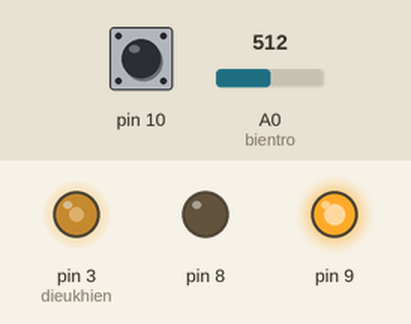
This sketch was run on a simulated Arduino Uno, built with avr-gcc and run on an emulated ATmega328P. Shown: output pins drawn as LEDs (lit = HIGH). Inputs (shaded band) come from the test bench; at power-on: A0 (bientro) = 512, pin 10 HIGH.

Above: at 1.2 s.
1.3 s: A0 (bientro) set to 716
At 2.6 s:
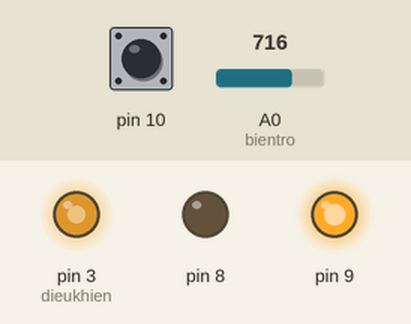
2.9 s: pin 10 pulled LOW for 0.25 s
At 3.1 s:
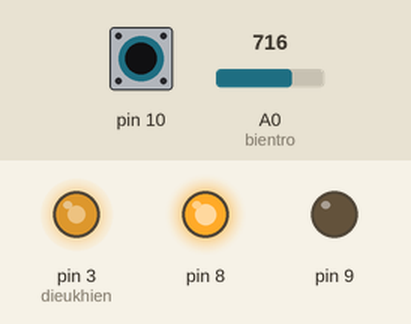
4.7 s: A0 (bientro) set to 900
At 5.4 s:
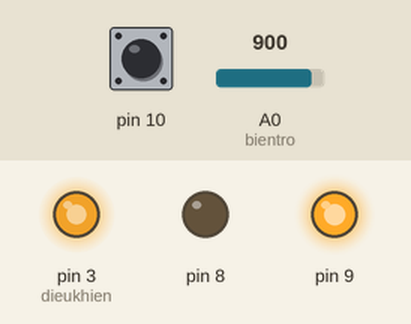
6.3 s: pin 10 pulled LOW for 1 s
At 7.2 s:
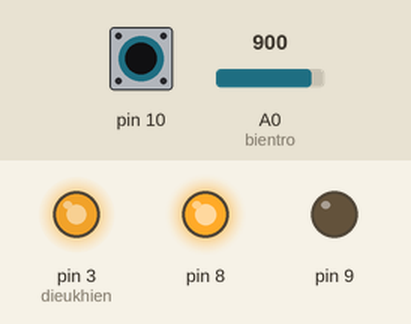
8.9 s: A0 (bientro) set to 122
At 9.9 s:
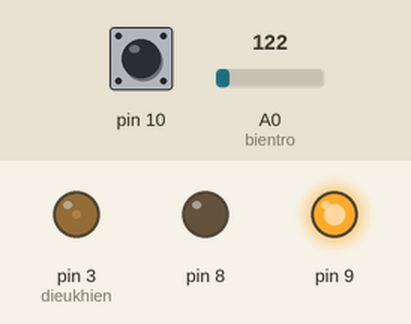
10.5 s: pin 10 pulled LOW for 0.25 s
At 10.71 s:
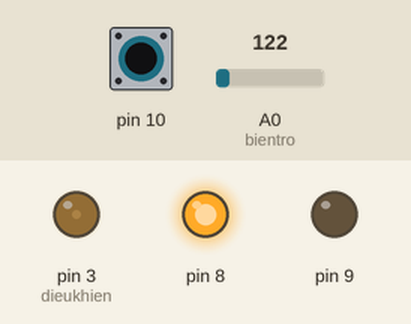
Timing chart, 0 to 13.3 s (numbered marks = the images above; inputs shaded):
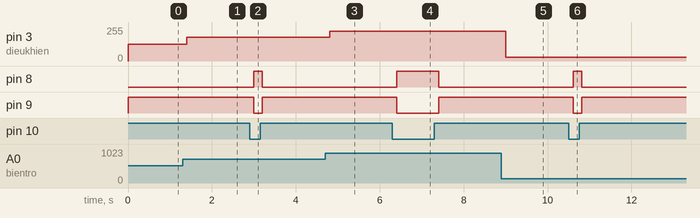

Measured:
- after the input at 1.3 s, pin 3 (dieukhien): 127/255 → 178/255 after 0.10 s
- after the input at 2.9 s, pin 8: LOW → HIGH after 0.10 s, → LOW 0.20 s later; pin 9: HIGH → LOW after 0.10 s, → HIGH 0.20 s later
- after the input at 4.7 s, pin 3 (dieukhien): 178/255 → 224/255 after 0.10 s
- after the input at 6.3 s, pin 8: LOW → HIGH after 0.11 s, → LOW 1.0 s later; pin 9: HIGH → LOW after 0.11 s, → HIGH 1.0 s later
- after the input at 8.9 s, pin 3 (dieukhien): 224/255 → 30/255 after 0.11 s
- after the input at 10.5 s, pin 8: LOW → HIGH after 0.11 s, → LOW 0.20 s later; pin 9: HIGH → LOW after 0.11 s, → HIGH 0.20 s later

The sketch:

SN754410.ino
```cpp
/****************************************/
/* PROJECT: Dung arduino dieu khien motor dieu chinh toc do bang bien tro */
/* Author: Ngo Huynh Ngoc Phu (machtudong@gmail.com) */
/****************************************/

int bientro = A0;
int dieukhien = 3;

int tocdo = 1;
int giatribientro = 0;

void setup(){
  pinMode(dieukhien, OUTPUT);
  pinMode(bientro, INPUT);
  pinMode(10, INPUT_PULLUP);

  pinMode(8, OUTPUT);
  pinMode(9, OUTPUT);

}

void loop(){
  if (digitalRead(10) == 0) {
    digitalWrite(8, HIGH);
    digitalWrite(9, LOW);
  }
  else {
    digitalWrite(9, HIGH);
    digitalWrite(8, LOW);
  }
  giatribientro = analogRead(bientro);
  tocdo = map(giatribientro, 0, 1023, 0, 255);
  analogWrite(dieukhien, tocdo);
  delay(200);
}
```
